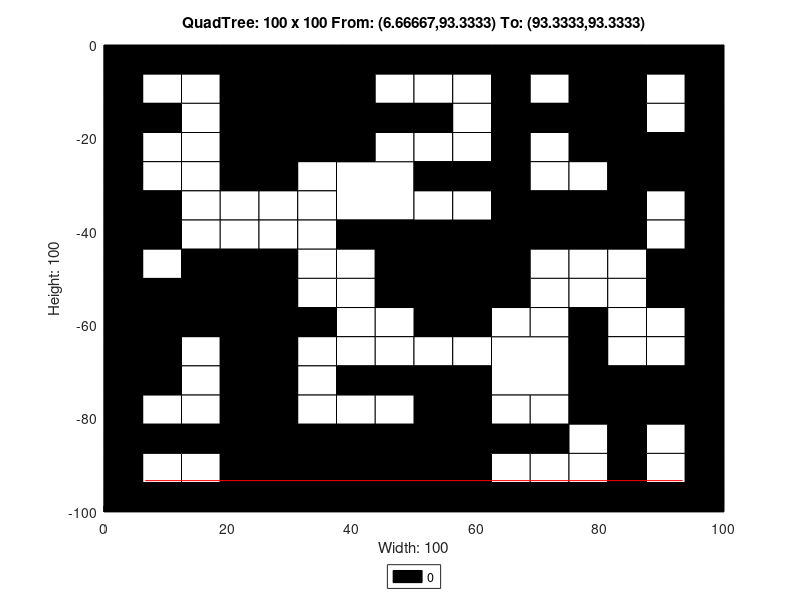

Source code (MATLAB):
axis([0 100 -100 0]);
title('QuadTree: 100 x 100 From: (6.66667,93.3333) To: (93.3333,93.3333)');
xlabel('Width: 100');
ylabel('Height: 100');
rectangle('Position',[25 -12.5 12.5 12.5], 'FaceColor',[0 0 0]);
rectangle('Position',[25 -25 12.5 12.5], 'FaceColor',[0 0 0]);
rectangle('Position',[37.5 -37.5 12.5 12.5], 'FaceColor',[1 1 1]);
rectangle('Position',[75 -12.5 12.5 12.5], 'FaceColor',[0 0 0]);
rectangle('Position',[75 -25 12.5 12.5], 'FaceColor',[0 0 0]);
rectangle('Position',[50 -50 12.5 12.5], 'FaceColor',[0 0 0]);
rectangle('Position',[0 -62.5 12.5 12.5], 'FaceColor',[0 0 0]);
rectangle('Position',[12.5 -62.5 12.5 12.5], 'FaceColor',[0 0 0]);
rectangle('Position',[0 -75 12.5 12.5], 'FaceColor',[0 0 0]);
rectangle('Position',[25 -100 12.5 12.5], 'FaceColor',[0 0 0]);
rectangle('Position',[37.5 -100 12.5 12.5], 'FaceColor',[0 0 0]);
rectangle('Position',[50 -62.5 12.5 12.5], 'FaceColor',[0 0 0]);
rectangle('Position',[62.5 -75 12.5 12.5], 'FaceColor',[1 1 1]);
rectangle('Position',[50 -87.5 12.5 12.5], 'FaceColor',[0 0 0]);
rectangle('Position',[50 -100 12.5 12.5], 'FaceColor',[0 0 0]);
rectangle('Position',[0 -6.25 6.25 6.25], 'FaceColor',[0 0 0]);
rectangle('Position',[6.25 -6.25 6.25 6.25], 'FaceColor',[0 0 0]);
rectangle('Position',[0 -12.5 6.25 6.25], 'FaceColor',[0 0 0]);
rectangle('Position',[6.25 -12.5 6.25 6.25], 'FaceColor',[1 1 1]);
rectangle('Position',[12.5 -6.25 6.25 6.25], 'FaceColor',[0 0 0]);
rectangle('Position',[18.75 -6.25 6.25 6.25], 'FaceColor',[0 0 0]);
rectangle('Position',[12.5 -12.5 6.25 6.25], 'FaceColor',[1 1 1]);
rectangle('Position',[18.75 -12.5 6.25 6.25], 'FaceColor',[0 0 0]);
rectangle('Position',[0 -18.75 6.25 6.25], 'FaceColor',[0 0 0]);
rectangle('Position',[6.25 -18.75 6.25 6.25], 'FaceColor',[0 0 0]);
rectangle('Position',[0 -25 6.25 6.25], 'FaceColor',[0 0 0]);
rectangle('Position',[6.25 -25 6.25 6.25], 'FaceColor',[1 1 1]);
rectangle('Position',[12.5 -18.75 6.25 6.25], 'FaceColor',[1 1 1]);
rectangle('Position',[18.75 -18.75 6.25 6.25], 'FaceColor',[0 0 0]);
rectangle('Position',[12.5 -25 6.25 6.25], 'FaceColor',[1 1 1]);
rectangle('Position',[18.75 -25 6.25 6.25], 'FaceColor',[0 0 0]);
rectangle('Position',[37.5 -6.25 6.25 6.25], 'FaceColor',[0 0 0]);
rectangle('Position',[43.75 -6.25 6.25 6.25], 'FaceColor',[0 0 0]);
rectangle('Position',[37.5 -12.5 6.25 6.25], 'FaceColor',[0 0 0]);
rectangle('Position',[43.75 -12.5 6.25 6.25], 'FaceColor',[1 1 1]);
rectangle('Position',[37.5 -18.75 6.25 6.25], 'FaceColor',[0 0 0]);
rectangle('Position',[43.75 -18.75 6.25 6.25], 'FaceColor',[0 0 0]);
rectangle('Position',[37.5 -25 6.25 6.25], 'FaceColor',[0 0 0]);
rectangle('Position',[43.75 -25 6.25 6.25], 'FaceColor',[1 1 1]);
rectangle('Position',[0 -31.25 6.25 6.25], 'FaceColor',[0 0 0]);
rectangle('Position',[6.25 -31.25 6.25 6.25], 'FaceColor',[1 1 1]);
rectangle('Position',[0 -37.5 6.25 6.25], 'FaceColor',[0 0 0]);
rectangle('Position',[6.25 -37.5 6.25 6.25], 'FaceColor',[0 0 0]);
rectangle('Position',[12.5 -31.25 6.25 6.25], 'FaceColor',[1 1 1]);
rectangle('Position',[18.75 -31.25 6.25 6.25], 'FaceColor',[0 0 0]);
rectangle('Position',[12.5 -37.5 6.25 6.25], 'FaceColor',[1 1 1]);
rectangle('Position',[18.75 -37.5 6.25 6.25], 'FaceColor',[1 1 1]);
rectangle('Position',[0 -43.75 6.25 6.25], 'FaceColor',[0 0 0]);
rectangle('Position',[6.25 -43.75 6.25 6.25], 'FaceColor',[0 0 0]);
rectangle('Position',[0 -50 6.25 6.25], 'FaceColor',[0 0 0]);
rectangle('Position',[6.25 -50 6.25 6.25], 'FaceColor',[1 1 1]);
rectangle('Position',[12.5 -43.75 6.25 6.25], 'FaceColor',[1 1 1]);
rectangle('Position',[18.75 -43.75 6.25 6.25], 'FaceColor',[1 1 1]);
rectangle('Position',[12.5 -50 6.25 6.25], 'FaceColor',[0 0 0]);
rectangle('Position',[18.75 -50 6.25 6.25], 'FaceColor',[0 0 0]);
rectangle('Position',[25 -31.25 6.25 6.25], 'FaceColor',[0 0 0]);
rectangle('Position',[31.25 -31.25 6.25 6.25], 'FaceColor',[1 1 1]);
rectangle('Position',[25 -37.5 6.25 6.25], 'FaceColor',[1 1 1]);
rectangle('Position',[31.25 -37.5 6.25 6.25], 'FaceColor',[1 1 1]);
rectangle('Position',[25 -43.75 6.25 6.25], 'FaceColor',[1 1 1]);
rectangle('Position',[31.25 -43.75 6.25 6.25], 'FaceColor',[1 1 1]);
rectangle('Position',[25 -50 6.25 6.25], 'FaceColor',[0 0 0]);
rectangle('Position',[31.25 -50 6.25 6.25], 'FaceColor',[1 1 1]);
rectangle('Position',[37.5 -43.75 6.25 6.25], 'FaceColor',[0 0 0]);
rectangle('Position',[43.75 -43.75 6.25 6.25], 'FaceColor',[0 0 0]);
rectangle('Position',[37.5 -50 6.25 6.25], 'FaceColor',[1 1 1]);
rectangle('Position',[43.75 -50 6.25 6.25], 'FaceColor',[0 0 0]);
rectangle('Position',[50 -6.25 6.25 6.25], 'FaceColor',[0 0 0]);
rectangle('Position',[56.25 -6.25 6.25 6.25], 'FaceColor',[0 0 0]);
rectangle('Position',[50 -12.5 6.25 6.25], 'FaceColor',[1 1 1]);
rectangle('Position',[56.25 -12.5 6.25 6.25], 'FaceColor',[1 1 1]);
rectangle('Position',[62.5 -6.25 6.25 6.25], 'FaceColor',[0 0 0]);
rectangle('Position',[68.75 -6.25 6.25 6.25], 'FaceColor',[0 0 0]);
rectangle('Position',[62.5 -12.5 6.25 6.25], 'FaceColor',[0 0 0]);
rectangle('Position',[68.75 -12.5 6.25 6.25], 'FaceColor',[1 1 1]);
rectangle('Position',[50 -18.75 6.25 6.25], 'FaceColor',[0 0 0]);
rectangle('Position',[56.25 -18.75 6.25 6.25], 'FaceColor',[1 1 1]);
rectangle('Position',[50 -25 6.25 6.25], 'FaceColor',[1 1 1]);
rectangle('Position',[56.25 -25 6.25 6.25], 'FaceColor',[1 1 1]);
rectangle('Position',[62.5 -18.75 6.25 6.25], 'FaceColor',[0 0 0]);
rectangle('Position',[68.75 -18.75 6.25 6.25], 'FaceColor',[0 0 0]);
rectangle('Position',[62.5 -25 6.25 6.25], 'FaceColor',[0 0 0]);
rectangle('Position',[68.75 -25 6.25 6.25], 'FaceColor',[1 1 1]);
rectangle('Position',[87.5 -6.25 6.25 6.25], 'FaceColor',[0 0 0]);
rectangle('Position',[93.75 -6.25 6.25 6.25], 'FaceColor',[0 0 0]);
rectangle('Position',[87.5 -12.5 6.25 6.25], 'FaceColor',[1 1 1]);
rectangle('Position',[93.75 -12.5 6.25 6.25], 'FaceColor',[0 0 0]);
rectangle('Position',[87.5 -18.75 6.25 6.25], 'FaceColor',[1 1 1]);
rectangle('Position',[93.75 -18.75 6.25 6.25], 'FaceColor',[0 0 0]);
rectangle('Position',[87.5 -25 6.25 6.25], 'FaceColor',[0 0 0]);
rectangle('Position',[93.75 -25 6.25 6.25], 'FaceColor',[0 0 0]);
rectangle('Position',[50 -31.25 6.25 6.25], 'FaceColor',[0 0 0]);
rectangle('Position',[56.25 -31.25 6.25 6.25], 'FaceColor',[0 0 0]);
rectangle('Position',[50 -37.5 6.25 6.25], 'FaceColor',[1 1 1]);
rectangle('Position',[56.25 -37.5 6.25 6.25], 'FaceColor',[1 1 1]);
rectangle('Position',[62.5 -31.25 6.25 6.25], 'FaceColor',[0 0 0]);
rectangle('Position',[68.75 -31.25 6.25 6.25], 'FaceColor',[1 1 1]);
rectangle('Position',[62.5 -37.5 6.25 6.25], 'FaceColor',[0 0 0]);
rectangle('Position',[68.75 -37.5 6.25 6.25], 'FaceColor',[0 0 0]);
rectangle('Position',[62.5 -43.75 6.25 6.25], 'FaceColor',[0 0 0]);
rectangle('Position',[68.75 -43.75 6.25 6.25], 'FaceColor',[0 0 0]);
rectangle('Position',[62.5 -50 6.25 6.25], 'FaceColor',[0 0 0]);
rectangle('Position',[68.75 -50 6.25 6.25], 'FaceColor',[1 1 1]);
rectangle('Position',[75 -31.25 6.25 6.25], 'FaceColor',[1 1 1]);
rectangle('Position',[81.25 -31.25 6.25 6.25], 'FaceColor',[0 0 0]);
rectangle('Position',[75 -37.5 6.25 6.25], 'FaceColor',[0 0 0]);
rectangle('Position',[81.25 -37.5 6.25 6.25], 'FaceColor',[0 0 0]);
rectangle('Position',[87.5 -31.25 6.25 6.25], 'FaceColor',[0 0 0]);
rectangle('Position',[93.75 -31.25 6.25 6.25], 'FaceColor',[0 0 0]);
rectangle('Position',[87.5 -37.5 6.25 6.25], 'FaceColor',[1 1 1]);
rectangle('Position',[93.75 -37.5 6.25 6.25], 'FaceColor',[0 0 0]);
rectangle('Position',[75 -43.75 6.25 6.25], 'FaceColor',[0 0 0]);
rectangle('Position',[81.25 -43.75 6.25 6.25], 'FaceColor',[0 0 0]);
rectangle('Position',[75 -50 6.25 6.25], 'FaceColor',[1 1 1]);
rectangle('Position',[81.25 -50 6.25 6.25], 'FaceColor',[1 1 1]);
rectangle('Position',[87.5 -43.75 6.25 6.25], 'FaceColor',[1 1 1]);
rectangle('Position',[93.75 -43.75 6.25 6.25], 'FaceColor',[0 0 0]);
rectangle('Position',[87.5 -50 6.25 6.25], 'FaceColor',[0 0 0]);
rectangle('Position',[93.75 -50 6.25 6.25], 'FaceColor',[0 0 0]);
rectangle('Position',[12.5 -68.75 6.25 6.25], 'FaceColor',[1 1 1]);
rectangle('Position',[18.75 -68.75 6.25 6.25], 'FaceColor',[0 0 0]);
rectangle('Position',[12.5 -75 6.25 6.25], 'FaceColor',[1 1 1]);
rectangle('Position',[18.75 -75 6.25 6.25], 'FaceColor',[0 0 0]);
rectangle('Position',[25 -56.25 6.25 6.25], 'FaceColor',[0 0 0]);
rectangle('Position',[31.25 -56.25 6.25 6.25], 'FaceColor',[1 1 1]);
rectangle('Position',[25 -62.5 6.25 6.25], 'FaceColor',[0 0 0]);
rectangle('Position',[31.25 -62.5 6.25 6.25], 'FaceColor',[0 0 0]);
rectangle('Position',[37.5 -56.25 6.25 6.25], 'FaceColor',[1 1 1]);
rectangle('Position',[43.75 -56.25 6.25 6.25], 'FaceColor',[0 0 0]);
rectangle('Position',[37.5 -62.5 6.25 6.25], 'FaceColor',[1 1 1]);
rectangle('Position',[43.75 -62.5 6.25 6.25], 'FaceColor',[1 1 1]);
rectangle('Position',[25 -68.75 6.25 6.25], 'FaceColor',[0 0 0]);
rectangle('Position',[31.25 -68.75 6.25 6.25], 'FaceColor',[1 1 1]);
rectangle('Position',[25 -75 6.25 6.25], 'FaceColor',[0 0 0]);
rectangle('Position',[31.25 -75 6.25 6.25], 'FaceColor',[1 1 1]);
rectangle('Position',[37.5 -68.75 6.25 6.25], 'FaceColor',[1 1 1]);
rectangle('Position',[43.75 -68.75 6.25 6.25], 'FaceColor',[1 1 1]);
rectangle('Position',[37.5 -75 6.25 6.25], 'FaceColor',[0 0 0]);
rectangle('Position',[43.75 -75 6.25 6.25], 'FaceColor',[0 0 0]);
rectangle('Position',[0 -81.25 6.25 6.25], 'FaceColor',[0 0 0]);
rectangle('Position',[6.25 -81.25 6.25 6.25], 'FaceColor',[1 1 1]);
rectangle('Position',[0 -87.5 6.25 6.25], 'FaceColor',[0 0 0]);
rectangle('Position',[6.25 -87.5 6.25 6.25], 'FaceColor',[0 0 0]);
rectangle('Position',[12.5 -81.25 6.25 6.25], 'FaceColor',[1 1 1]);
rectangle('Position',[18.75 -81.25 6.25 6.25], 'FaceColor',[0 0 0]);
rectangle('Position',[12.5 -87.5 6.25 6.25], 'FaceColor',[0 0 0]);
rectangle('Position',[18.75 -87.5 6.25 6.25], 'FaceColor',[0 0 0]);
rectangle('Position',[0 -93.75 6.25 6.25], 'FaceColor',[0 0 0]);
rectangle('Position',[6.25 -93.75 6.25 6.25], 'FaceColor',[1 1 1]);
rectangle('Position',[0 -100 6.25 6.25], 'FaceColor',[0 0 0]);
rectangle('Position',[6.25 -100 6.25 6.25], 'FaceColor',[0 0 0]);
rectangle('Position',[12.5 -93.75 6.25 6.25], 'FaceColor',[1 1 1]);
rectangle('Position',[18.75 -93.75 6.25 6.25], 'FaceColor',[0 0 0]);
rectangle('Position',[12.5 -100 6.25 6.25], 'FaceColor',[0 0 0]);
rectangle('Position',[18.75 -100 6.25 6.25], 'FaceColor',[0 0 0]);
rectangle('Position',[25 -81.25 6.25 6.25], 'FaceColor',[0 0 0]);
rectangle('Position',[31.25 -81.25 6.25 6.25], 'FaceColor',[1 1 1]);
rectangle('Position',[25 -87.5 6.25 6.25], 'FaceColor',[0 0 0]);
rectangle('Position',[31.25 -87.5 6.25 6.25], 'FaceColor',[0 0 0]);
rectangle('Position',[37.5 -81.25 6.25 6.25], 'FaceColor',[1 1 1]);
rectangle('Position',[43.75 -81.25 6.25 6.25], 'FaceColor',[1 1 1]);
rectangle('Position',[37.5 -87.5 6.25 6.25], 'FaceColor',[0 0 0]);
rectangle('Position',[43.75 -87.5 6.25 6.25], 'FaceColor',[0 0 0]);
rectangle('Position',[62.5 -56.25 6.25 6.25], 'FaceColor',[0 0 0]);
rectangle('Position',[68.75 -56.25 6.25 6.25], 'FaceColor',[1 1 1]);
rectangle('Position',[62.5 -62.5 6.25 6.25], 'FaceColor',[1 1 1]);
rectangle('Position',[68.75 -62.5 6.25 6.25], 'FaceColor',[1 1 1]);
rectangle('Position',[50 -68.75 6.25 6.25], 'FaceColor',[1 1 1]);
rectangle('Position',[56.25 -68.75 6.25 6.25], 'FaceColor',[1 1 1]);
rectangle('Position',[50 -75 6.25 6.25], 'FaceColor',[0 0 0]);
rectangle('Position',[56.25 -75 6.25 6.25], 'FaceColor',[0 0 0]);
rectangle('Position',[75 -56.25 6.25 6.25], 'FaceColor',[1 1 1]);
rectangle('Position',[81.25 -56.25 6.25 6.25], 'FaceColor',[1 1 1]);
rectangle('Position',[75 -62.5 6.25 6.25], 'FaceColor',[0 0 0]);
rectangle('Position',[81.25 -62.5 6.25 6.25], 'FaceColor',[1 1 1]);
rectangle('Position',[87.5 -56.25 6.25 6.25], 'FaceColor',[0 0 0]);
rectangle('Position',[93.75 -56.25 6.25 6.25], 'FaceColor',[0 0 0]);
rectangle('Position',[87.5 -62.5 6.25 6.25], 'FaceColor',[1 1 1]);
rectangle('Position',[93.75 -62.5 6.25 6.25], 'FaceColor',[0 0 0]);
rectangle('Position',[75 -68.75 6.25 6.25], 'FaceColor',[0 0 0]);
rectangle('Position',[81.25 -68.75 6.25 6.25], 'FaceColor',[1 1 1]);
rectangle('Position',[75 -75 6.25 6.25], 'FaceColor',[0 0 0]);
rectangle('Position',[81.25 -75 6.25 6.25], 'FaceColor',[0 0 0]);
rectangle('Position',[87.5 -68.75 6.25 6.25], 'FaceColor',[1 1 1]);
rectangle('Position',[93.75 -68.75 6.25 6.25], 'FaceColor',[0 0 0]);
rectangle('Position',[87.5 -75 6.25 6.25], 'FaceColor',[0 0 0]);
rectangle('Position',[93.75 -75 6.25 6.25], 'FaceColor',[0 0 0]);
rectangle('Position',[62.5 -81.25 6.25 6.25], 'FaceColor',[1 1 1]);
rectangle('Position',[68.75 -81.25 6.25 6.25], 'FaceColor',[1 1 1]);
rectangle('Position',[62.5 -87.5 6.25 6.25], 'FaceColor',[0 0 0]);
rectangle('Position',[68.75 -87.5 6.25 6.25], 'FaceColor',[0 0 0]);
rectangle('Position',[62.5 -93.75 6.25 6.25], 'FaceColor',[1 1 1]);
rectangle('Position',[68.75 -93.75 6.25 6.25], 'FaceColor',[1 1 1]);
rectangle('Position',[62.5 -100 6.25 6.25], 'FaceColor',[0 0 0]);
rectangle('Position',[68.75 -100 6.25 6.25], 'FaceColor',[0 0 0]);
rectangle('Position',[75 -81.25 6.25 6.25], 'FaceColor',[0 0 0]);
rectangle('Position',[81.25 -81.25 6.25 6.25], 'FaceColor',[0 0 0]);
rectangle('Position',[75 -87.5 6.25 6.25], 'FaceColor',[1 1 1]);
rectangle('Position',[81.25 -87.5 6.25 6.25], 'FaceColor',[0 0 0]);
rectangle('Position',[87.5 -81.25 6.25 6.25], 'FaceColor',[0 0 0]);
rectangle('Position',[93.75 -81.25 6.25 6.25], 'FaceColor',[0 0 0]);
rectangle('Position',[87.5 -87.5 6.25 6.25], 'FaceColor',[1 1 1]);
rectangle('Position',[93.75 -87.5 6.25 6.25], 'FaceColor',[0 0 0]);
rectangle('Position',[75 -93.75 6.25 6.25], 'FaceColor',[1 1 1]);
rectangle('Position',[81.25 -93.75 6.25 6.25], 'FaceColor',[0 0 0]);
rectangle('Position',[75 -100 6.25 6.25], 'FaceColor',[0 0 0]);
rectangle('Position',[81.25 -100 6.25 6.25], 'FaceColor',[0 0 0]);
rectangle('Position',[87.5 -93.75 6.25 6.25], 'FaceColor',[1 1 1]);
rectangle('Position',[93.75 -93.75 6.25 6.25], 'FaceColor',[0 0 0]);
rectangle('Position',[87.5 -100 6.25 6.25], 'FaceColor',[0 0 0]);
rectangle('Position',[93.75 -100 6.25 6.25], 'FaceColor',[0 0 0]);
X=[93.3333,6.66667];
Y=[-93.3333,-93.3333];
hold on;
plot(X,Y,'r');
legend('0','Location','southoutside');
